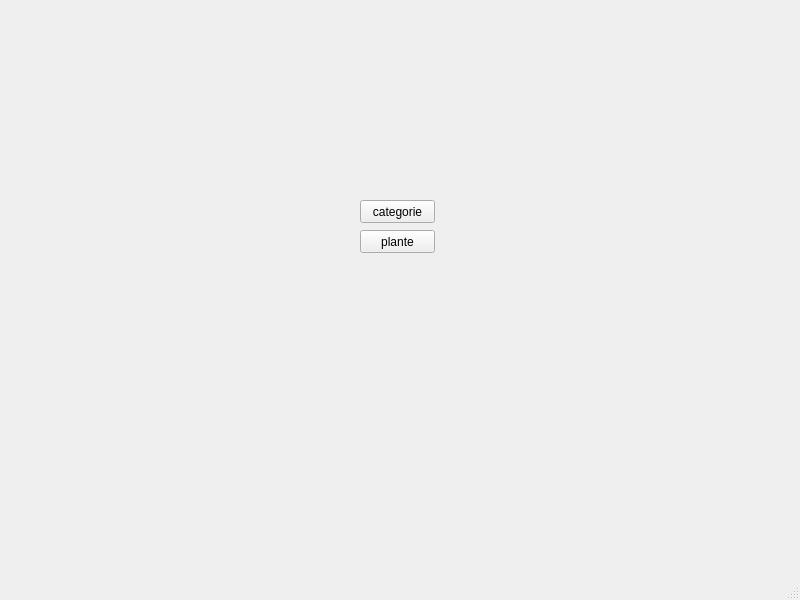
<?xml version="1.0" encoding="UTF-8"?>
<ui version="4.0">
 <class>MainWindow</class>
 <widget class="QMainWindow" name="MainWindow">
  <property name="geometry">
   <rect>
    <x>0</x>
    <y>0</y>
    <width>800</width>
    <height>600</height>
   </rect>
  </property>
  <property name="windowTitle">
   <string>MainWindow</string>
  </property>
  <widget class="QWidget" name="centralwidget">
   <widget class="QPushButton" name="categorie">
    <property name="geometry">
     <rect>
      <x>360</x>
      <y>200</y>
      <width>75</width>
      <height>23</height>
     </rect>
    </property>
    <property name="text">
     <string>categorie</string>
    </property>
   </widget>
   <widget class="QPushButton" name="pushButton">
    <property name="geometry">
     <rect>
      <x>360</x>
      <y>230</y>
      <width>75</width>
      <height>23</height>
     </rect>
    </property>
    <property name="text">
     <string>plante</string>
    </property>
   </widget>
  </widget>
  <widget class="QMenuBar" name="menubar">
   <property name="geometry">
    <rect>
     <x>0</x>
     <y>0</y>
     <width>800</width>
     <height>22</height>
    </rect>
   </property>
  </widget>
  <widget class="QStatusBar" name="statusbar"/>
 </widget>
 <resources/>
 <connections/>
</ui>
